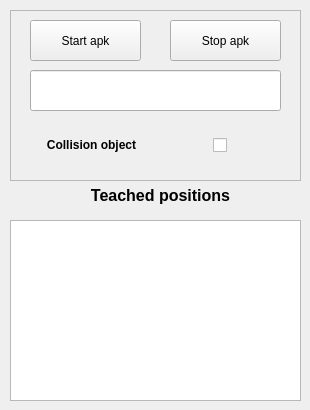
       <widget class="QWidget" name="tab_9">
        <attribute name="title">
         <string>                run               </string>
        </attribute>
        <widget class="QFrame" name="frame_5">
         <property name="geometry">
          <rect>
           <x>10</x>
           <y>10</y>
           <width>291</width>
           <height>171</height>
          </rect>
         </property>
         <property name="frameShape">
          <enum>QFrame::StyledPanel</enum>
         </property>
         <property name="frameShadow">
          <enum>QFrame::Raised</enum>
         </property>
         <widget class="QPushButton" name="teachModeRun_stopHand_pushbutton_4">
          <property name="geometry">
           <rect>
            <x>160</x>
            <y>10</y>
            <width>111</width>
            <height>41</height>
           </rect>
          </property>
          <property name="toolTipDuration">
           <number>-1</number>
          </property>
          <property name="layoutDirection">
           <enum>Qt::LeftToRight</enum>
          </property>
          <property name="text">
           <string>Stop apk</string>
          </property>
         </widget>
         <widget class="QLineEdit" name="teachModeRun_infoHand_lineEdit_4">
          <property name="geometry">
           <rect>
            <x>20</x>
            <y>60</y>
            <width>251</width>
            <height>41</height>
           </rect>
          </property>
         </widget>
         <widget class="QPushButton" name="teachModeRun_startHand_pushbutton_4">
          <property name="geometry">
           <rect>
            <x>20</x>
            <y>10</y>
            <width>111</width>
            <height>41</height>
           </rect>
          </property>
          <property name="text">
           <string>Start apk</string>
          </property>
         </widget>
         <widget class="QWidget" name="horizontalLayoutWidget">
          <property name="geometry">
           <rect>
            <x>20</x>
            <y>120</y>
            <width>251</width>
            <height>31</height>
           </rect>
          </property>
          <layout class="QHBoxLayout" name="horizontalLayout_7">
           <item>
            <widget class="QLabel" name="label_27">
             <property name="text">
              <string>&lt;html&gt;&lt;head/&gt;&lt;body&gt;&lt;p align=&quot;center&quot;&gt;&lt;span style=&quot; font-weight:600;&quot;&gt;Collision object&lt;/span&gt;&lt;/p&gt;&lt;/body&gt;&lt;/html&gt;</string>
             </property>
            </widget>
           </item>
           <item alignment="Qt::AlignHCenter">
            <widget class="QCheckBox" name="teachModeRun_collision_checkbox">
             <property name="text">
              <string/>
             </property>
            </widget>
           </item>
          </layout>
         </widget>
        </widget>
        <widget class="QTextEdit" name="teachMode_teachedPositions_textEdit_4">
         <property name="geometry">
          <rect>
           <x>10</x>
           <y>220</y>
           <width>291</width>
           <height>181</height>
          </rect>
         </property>
         <property name="font">
          <font>
           <pointsize>9</pointsize>
          </font>
         </property>
        </widget>
        <widget class="QLabel" name="label_195">
         <property name="geometry">
          <rect>
           <x>30</x>
           <y>180</y>
           <width>261</width>
           <height>31</height>
          </rect>
         </property>
         <property name="text">
          <string>&lt;html&gt;&lt;head/&gt;&lt;body&gt;&lt;p align=&quot;center&quot;&gt;&lt;span style=&quot; font-size:12pt; font-weight:600;&quot;&gt;Teached positions&lt;/span&gt;&lt;/p&gt;&lt;/body&gt;&lt;/html&gt;</string>
         </property>
        </widget>
       </widget>
